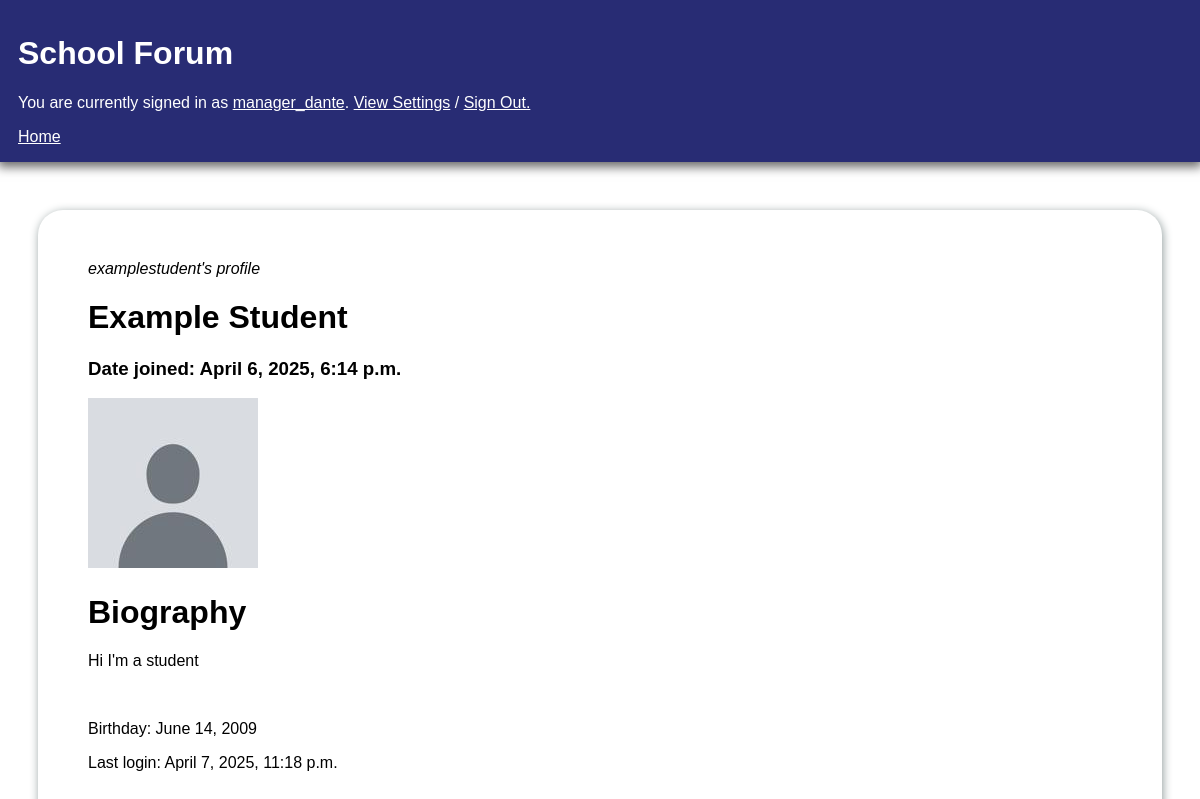
/profiles/2 (signed in), run on the app's committed database.
### userContent/models.py (models this page shows, shortened)
class StudentUser(AbstractUser):
        birth_date = models.DateField(null=True)
        objects = UserManager()

class Profile(models.Model):
        user= models.OneToOneField(StudentUser, on_delete = models.CASCADE, related_name = "profile", primary_key=True)
        biography = models.TextField(max_length=500, blank=True, default = "This user hasn't added a biography yet.")
        avatar = models.ImageField(upload_to="media/avatars/", default = "media/avatars/default.jpg", null=True, blank=True)

### userContent/views.py (the view)
# urls.py: path('profiles/<int:user_id>', views.ProfileView.as_view(), name = 'profile'),
class ProfileView(View):
  initial = {"key":"value"}
  template_name = "profile.html"
  def get(self, request, user_id, *args, **kwargs):
    if request.user.is_authenticated:
      user_info = StudentUser.objects.get(id=user_id)
      profile = Profile.objects.get(user_id=user_id)
      context = {
        "info": user_info,
        "profile": profile,
        "messages": messages.get_messages(request),
        "user": request.user
        }
      return render(request,self.template_name, context)
    else:
      messages.error(request, "Log in first to view user profiles.")
    return redirect("home")

### userContent/templates/profile.html (shortened to what this page needs)
<!DOCTYPE html>
<html>
<head>
    {% load static %}
</head>
<div id = "mainHeader">
    <h1>School Forum</h1>
    {% if user.is_authenticated %}
        <p>You are currently signed in as <a href = "{% url 'profile' user.id %}" class= "banner_link"> {{user.username}}</a>. <a href = "{% url 'profile_settings' user.id %}" class ="banner_link"> View Settings</a> / <a href = "{% url 'logout' %}" class ="banner_link">Sign Out.</a></p>
    {% else %}
        <p>Not logged in. Login <a href="{% url 'login' %}" class = "banner_link"> here.</a></p>
    {% endif %}
    <a href= "{% url 'home' %}" id = "home"> Home </a>
</div>
<br>
<div class = "container">
<div class = "section">
    <i>{{info.username}}'s profile</i>
    <h1>{{info.first_name}} {{info.last_name}}</h1>
    <h3> Date joined: {{info.date_joined}}</h3>
    <img src = "{{profile.avatar.url}}", alt="Avatar">
    <br>
    <h1>Biography</h1>
    <p>{{profile.biography}}</p>
    <br>
    <p>Birthday: {{info.birth_date}}</p>
    <p>Last login: {{info.last_login}}</p>
</div>

### userContent/templates/profile.html (style rules this page uses)
#mainHeader { margin: -10px; margin-bottom:10px; padding: 16px 20px; box-shadow: 0px 5px 10px rgb(104, 104, 104); background: #282c74; color: #ffff; }
.banner_link, banner_link:visited { color:white; }
.container { margin: 10px; }
.section { margin: 20px; border: 100px; padding: 50px; border-radius: 25px; box-shadow: 1px 2px 10px rgb(144, 156, 156); }
#home { margin-bottom: -10px; text-align:right; color:#ffff; }

### data on the page
StudentUser: username "manager_dante"
StudentUser: username "examplestudent", first_name "Example", last_name "Student", date_joined "April 6, 2025, 6:14 p.m.", birth_date "June 14, 2009", last_login "April 7, 2025, 11:18 p.m."
Profile: avatar (placeholder picture), biography "Hi I'm a student"
